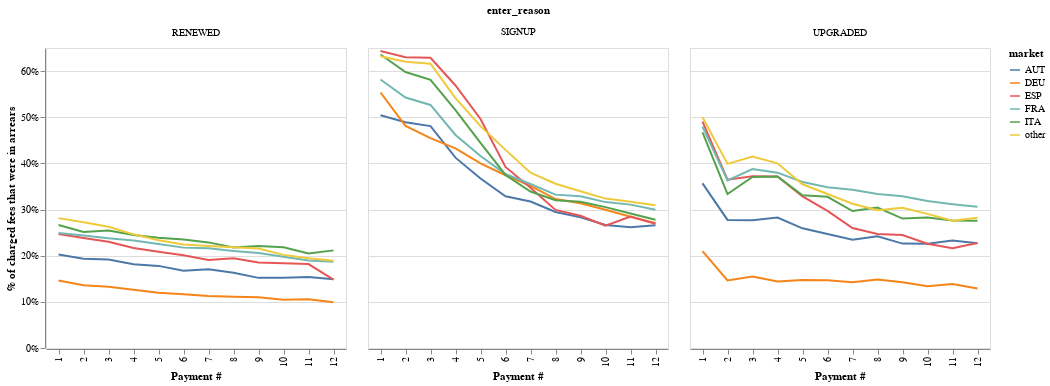

This figure's notebook cell:
### Code cell
data = df

# drop all discount_flg and overwrite_flg = True
data = data.loc[(data["discount_flg"] == False) & (data["override_flg"] == False), :]

# trim market
data["market"] = data["market"].str.strip()

# drop UK
data = data.loc[data["market"] != "GBR", :]

data.loc[
    data["market"].isin(["FRA", "DEU", "ITA", "ESP", "AUT"]) == False, "market"
] = "other"

# keep only payments that were charged
data = data.loc[data["charged"] == True, :]

# restrict on relevant cohorts
data = data.loc[
    pd.to_datetime(data["subscription_valid_from"]) < pd.to_datetime("2020-08-01"), :
]
data = data.loc[
    pd.to_datetime(data["subscription_valid_from"]) >= pd.to_datetime("2019-01-01"), :
]

# convert to monthly cohorts
data["month"] = pd.to_datetime(data["subscription_valid_from"]).dt.to_period("M")

# drop downgraders
data = data.loc[data["enter_reason"] != "DOWNGRADED", :]

data = (
    data.groupby(["payment_no", "market", "enter_reason"])["arrears"]
    .agg("mean")
    .reset_index()
)

alt.Chart(data).mark_line().encode(
    x=alt.X("payment_no:N", axis=alt.Axis(title="Payment #")),
    y=alt.Y(
        "arrears:Q",
        axis=alt.Axis(format="%", title="% of charged fees that were in arrears"),
    ),
    color="market:N",
).properties(width=300, height=300, title="% of charged fees that are paid").facet(
    facet="enter_reason:N", columns=3
)

### Figure 1 — Vega-Lite specification as saved in the notebook (floating-point values rounded to 4 significant figures; data arrays with more than 128 entries replaced by an {"elided": "..."} marker saying what was removed)
{"config": {"view": {"continuousWidth": 400, "continuousHeight": 300}}, "data": {"name": "data-4bb8f09dd032bcdb5272e6266c4cf63a"}, "facet": {"type": "nominal", "field": "enter_reason"}, "spec": {"mark": "line", "encoding": {"color": {"type": "nominal", "field": "market"}, "x": {"type": "nominal", "axis": {"title": "Payment #"}, "field": "payment_no"}, "y": {"type": "quantitative", "axis": {"format": "%", "title": "% of charged fees that were in arrears"}, "field": "arrears"}}, "height": 300, "title": "% of charged fees that are paid", "width": 300}, "columns": 3, "$schema": "https://vega.github.io/schema/vega-lite/v4.8.1.json", "datasets": {"data-4bb8f09dd032bcdb5272e6266c4cf63a": {"elided": "216 records"}}}
